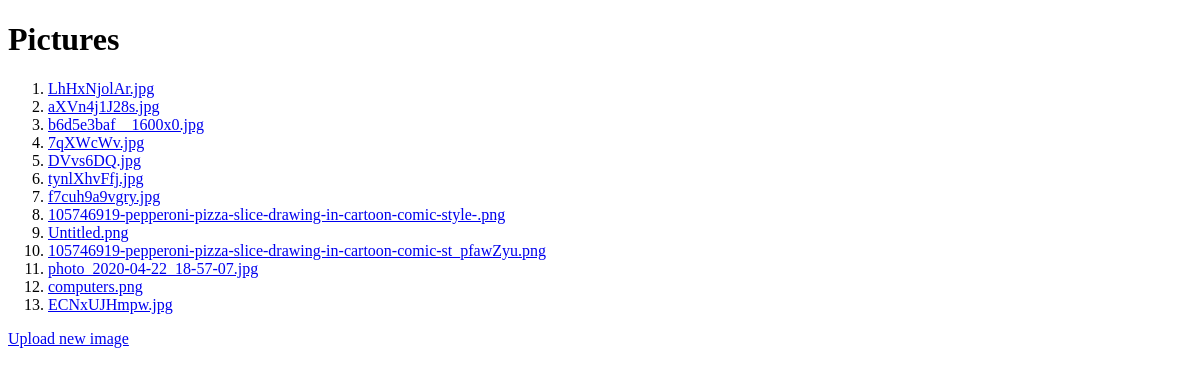
The app's page /, older data.
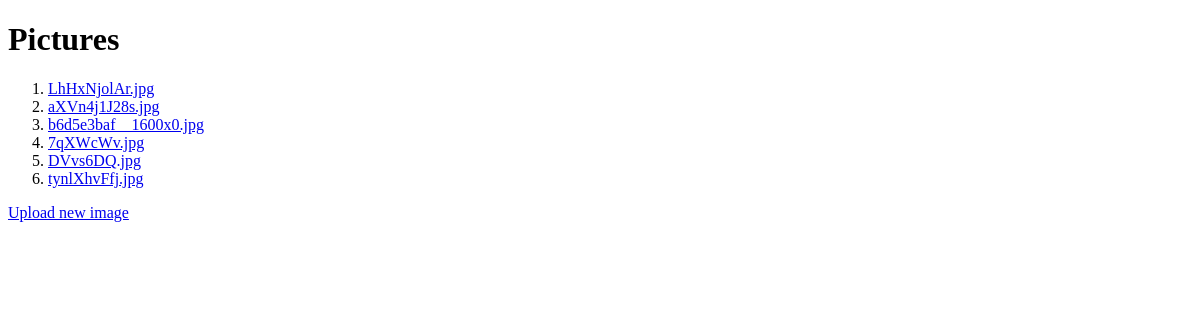
The same page, newer data.
### Test_image_upl/models.py (models this page shows, shortened)
class Img(models.Model):
    file = models.ImageField(upload_to='static/test_image_upl/images', blank=True, help_text="Upload file")
    url = models.CharField(max_length=512, default='', blank=True, help_text="Or insert a link to image")
    hash = models.CharField(max_length=32, null=True, blank=True)
    def __str__(self):
        if self.file:
            name = f"{self.file}"[29:]
        else:
            name = self.url
        return name

### Test_image_upl/views.py (the view)
# urls.py: path('', views.index, name='index'),
def index(request):
    image_list = Img.objects.all()
    return render(request, 'index.html', {'image_list': image_list})

### Test_image_upl/templates/index.html (shortened to what this page needs)
<!DOCTYPE html>
<html lang="en">
<head>
     {% load static %}
</head>
<body>
<h1>Pictures</h1>
    <ol>
        {% for image in image_list %}
            <li> <a href="{% url 'redirect_image' image.hash %}">{{ image }}</a></li>
        {% endfor %}
    </ol>
<a href="{% url 'upload' %}">Upload new image</a>
</body>
</html>

Row changes from the older to the newer data that the page shows:
removed Img: file "f7cuh9a9vgry.jpg"
removed Img: file "105746919-pepperoni-pizza-slice-drawing-in-cartoon-comic-style-.png"
removed Img: file "Untitled.png"
removed Img: file "105746919-pepperoni-pizza-slice-drawing-in-cartoon-comic-st_pfawZyu.png"
removed Img: file "photo_2020-04-22_18-57-07.jpg"
removed Img: file "computers.png"
removed Img: file "ECNxUJHmpw.jpg"
